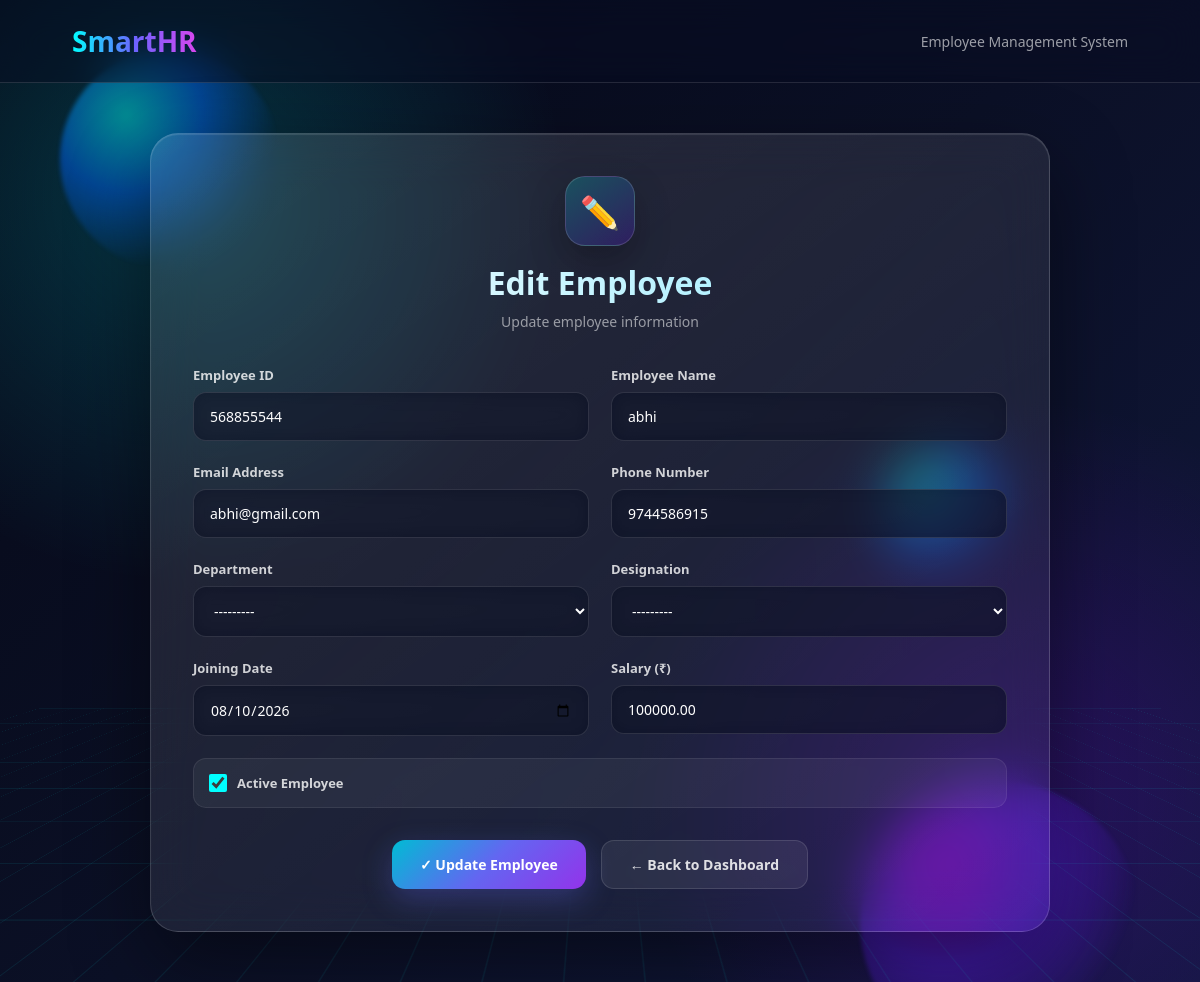
/edit/568855544/ (signed in), run on the app's committed database.
### employees/models.py (models this page shows, shortened)
class Employee(models.Model):
    DEPARTMENT_CHOICES = [
        ("HR", "Human Resources"),
        ("IT", "Information Technology"),
        ("Finance", "Finance"),
        ("Accounting", "Accounting"),
        ("Sales", "Sales"),
        ("Marketing", "Marketing"),
        ("Operations", "Operations"),
        ("Administration", "Administration"),
        ("Customer Support", "Customer Support"),
        ("Research & Development", "Research & Development"),
        ("Production", "Production"),
        ("Quality Assurance", "Quality Assurance"),
        ("Legal", "Legal"),
        ("Procurement", "Procurement"),
        ("Supply Chain", "Supply Chain"),
        ("Engineering", "Engineering"),
        ("Design", "Design"),
        ("Security", "Security"),
        ("Management", "Management"),
    ]
    DESIGNATION_CHOICES = [
        ("CEO", "Chief Executive Officer"),
        ("CTO", "Chief Technology Officer"),
        ("CFO", "Chief Financial Officer"),
        ("COO", "Chief Operating Officer"),
        ("HR Manager", "HR Manager"),
        ("HR Executive", "HR Executive"),
        ("HR Assistant", "HR Assistant"),
        ("Project Manager", "Project Manager"),
        ("Team Lead", "Team Lead"),
        ("Software Engineer", "Software Engineer"),
        ("Software Developer", "Software Developer"),
        ("Web Developer", "Web Developer"),
        ("Frontend Developer", "Frontend Developer"),
        ("Backend Developer", "Backend Developer"),
        ("Full Stack Developer", "Full Stack Developer"),
        ("Python Developer", "Python Developer"),
        ("Data Analyst", "Data Analyst"),
        ("Data Scientist", "Data Scientist"),
        ("Business Analyst", "Business Analyst"),
        ("DevOps Engineer", "DevOps Engineer"),
        ("Cloud Engineer", "Cloud Engineer"),
        ("QA Engineer", "QA Engineer"),
        ("System Administrator", "System Administrator"),
        ("UI/UX Designer", "UI/UX Designer"),
        ("Graphic Designer", "Graphic Designer"),
        ("Accountant", "Accountant"),
        ("Finance Manager", "Finance Manager"),
        ("Sales Executive", "Sales Executive"),
        ("Sales Manager", "Sales Manager"),
        ("Marketing Executive", "Marketing Executive"),
        ("Marketing Manager", "Marketing Manager"),
        ("Customer Support Executive", "Customer Support Executive"),
        ("Business Development Executive", "Business Development Executive"),
        ("Operations Manager", "Operations Manager"),
        ("Operations Executive", "Operations Executive"),
        ("Intern", "Intern"),
        ("Trainee", "Trainee"),
    ]
    employee_id = models.CharField(max_length=20, unique=True)
    name = models.CharField(max_length=100)
    email = models.EmailField(unique=True)
    phone = models.CharField(max_length=15)
    department = models.CharField(
        max_length=100,
        choices=DEPARTMENT_CHOICES
    )
    designation = models.CharField(
        max_length=100,
        choices=DESIGNATION_CHOICES
    )
    joining_date = models.DateField()
    salary = models.DecimalField(
        max_digits=10,
        decimal_places=2
    )
    is_active = models.BooleanField(default=True)

### employees/views.py (the view)
# urls.py: path('edit/<str:employee_id>/', views.edit_employee, name='edit_employee'),
@login_required
def edit_employee(request, employee_id):
    if not is_admin(request.user):
        return redirect('dashboard')
    employee = get_object_or_404(
        Employee,
        employee_id=employee_id
    )
    if request.method == 'POST':
        form = EmployeeForm(
            request.POST,
            instance=employee
        )
        if form.is_valid():
            form.save()
            return redirect('dashboard')
    else:
        form = EmployeeForm(
            instance=employee
        )
    return render(
        request,
        'employees/edit_employee.html',
        {
            'form': form,
            'employee': employee
        }
    )

### employees/forms.py
class EmployeeForm(forms.ModelForm):
    class Meta:
        model = Employee
        fields = [
            'employee_id',
            'name',
            'email',
            'phone',
            'department',
            'designation',
            'joining_date',
            'salary',
            'is_active',
        ]
        widgets = {
            'joining_date': forms.DateInput(
                attrs={
                    'type': 'date'
                }
            ),
            'department': forms.Select(
                attrs={
                    'class': 'form-control'
                }
            ),
            'designation': forms.Select(
                attrs={
                    'class': 'form-control'
                }
            ),
        }

### employees/views.py (called while the page is built)
def is_admin(user):
    return user.is_superuser or user.is_staff

### employees/templates/employees/edit_employee.html (shortened to what this page needs)
<!DOCTYPE html>
<html lang="en">
<head>
</head>
<body>
    <div class="background">
        <div class="orb orb1"></div>
        <div class="orb orb2"></div>
        <div class="orb orb3"></div>
        <div class="grid"></div>
    </div>
    <nav class="navbar">
        <div class="logo">
        </div>
        <div class="nav-text">
            Employee Management System
        </div>
    </nav>
    <main class="main">
        <div class="card">
            <div class="header">
                <div class="icon">
                    ✏️
                </div>
                <h1>
                </h1>
                <p>
                    Update employee information
                </p>
            </div>
            <form method="POST">
                <div class="form-grid">
                    <div class="field">
                        <label>
                            Employee ID
                        </label>
                        <input
                            type="text"
                            value="{{ employee.employee_id }}"
                            disabled
                        >
                    </div>
                    <div class="field">
                        <label>
                            Employee Name
                        </label>
                        {{ form.name }}
                    </div>
                    <div class="field">
                        <label>
                            Email Address
                        </label>
                        {{ form.email }}
                    </div>
                    <div class="field">
                        <label>
                            Phone Number
                        </label>
                        {{ form.phone }}
                    </div>
                    <div class="field">
                        <label>
                            Department
                        </label>
                        {{ form.department }}
                    </div>
                    <div class="field">
                        <label>
                            Designation
                        </label>
                        {{ form.designation }}
                    </div>
                    <div class="field">
                        <label>
                            Joining Date
                        </label>
                        {{ form.joining_date }}
                    </div>
                    <div class="field">
                        <label>
                            Salary (₹)
                        </label>
                        {{ form.salary }}
                    </div>
                    <div class="active-box">
                        {{ form.is_active }}
                        <label>
                            Active Employee
                        </label>
                    </div>
                </div>
                <div class="buttons">
                    <button
                        type="submit"
                        class="update"
                    >
                        ✓ Update Employee
                    </button>
                    <button
                        type="button"
                        class="back"
                        onclick="window.location.href='{% url 'dashboard' %}'"
                    >
                        ← Back to Dashboard
                    </button>
                </div>
            </form>
        </div>
    </main>
</body>
</html>

### employees/templates/employees/edit_employee.html (style rules this page uses)
* { margin: 0; padding: 0; box-sizing: border-box; font-family: "Segoe UI", Arial, sans-serif; }
body { min-height: 100vh; color: white; overflow-x: hidden; background: radial-gradient(circle at 15% 20%, rgba(0,255,255,.18), transparent 30%), radial-gradient(circle at 85% 80%, rgba(140,0,255,.20), transparent 30%), linear-gradient(135deg, #050816, #0b1026, #11183d); }
.background { position: fixed; inset: 0; overflow: hidden; z-index: -1; perspective: 1000px; }
.orb { position: absolute; border-radius: 50%; filter: blur(2px); opacity: .45; animation: float 9s ease-in-out infinite; }
.orb1 { width: 220px; height: 220px; top: 5%; left: 5%; background: radial-gradient(circle at 30% 30%, #00ffff, #0066ff, transparent 70%); }
.orb2 { width: 280px; height: 280px; bottom: -80px; right: 5%; background: radial-gradient(circle at 30% 30%, #c000ff, #651fff, transparent 70%); animation-delay: 2s; }
.orb3 { width: 140px; height: 140px; top: 45%; right: 15%; background: radial-gradient(circle at 30% 30%, #00ff99, #0066ff, transparent 70%); animation-delay: 4s; }
.grid { position: absolute; width: 160%; height: 60%; left: -30%; bottom: -15%; transform: perspective(600px) rotateX(65deg); background-image: linear-gradient( rgba(0,255,255,.08) 1px, transparent 1px ), linear-gradient( 90deg, rgba(0,255,255,.08) 1px, transparent 1px ); background-size: 55px 55px; animation: gridMove 8s linear infinite; }
.navbar { padding: 22px 6%; display: flex; justify-content: space-between; align-items: center; background: rgba(8,13,35,.45); backdrop-filter: blur(18px); border-bottom: 1px solid rgba(255,255,255,.12); }
.logo { font-size: 28px; font-weight: 800; background: linear-gradient( 90deg, #00ffff, #6c63ff, #d946ef ); -webkit-background-clip: text; color: transparent; }
.nav-text { color: rgba(255,255,255,.6); font-size: 14px; }
.main { min-height: calc(100vh - 80px); display: flex; justify-content: center; align-items: center; padding: 50px 20px; }
.card { width: 100%; max-width: 900px; padding: 42px; background: linear-gradient( 145deg, rgba(255,255,255,.12), rgba(255,255,255,.04) ); border: 1px solid rgba(255,255,255,.16); border-radius: 28px; backdrop-filter: blur(25px); box-shadow: 0 30px 80px rgba(0,0,0,.45), inset 0 1px 1px rgba(255,255,255,.12); position: relative; overflow: hidden; animation: cardAppear 1s ease; }
.header { text-align: center; margin-bottom: 35px; }
.icon { width: 70px; height: 70px; margin: auto auto 15px; display: flex; justify-content: center; align-items: center; border-radius: 20px; font-size: 32px; background: linear-gradient( 145deg, rgba(0,255,255,.20), rgba(100,0,255,.20) ); border: 1px solid rgba(255,255,255,.15); box-shadow: 0 15px 35px rgba(0,0,0,.25); }
h1 { font-size: 32px; background: linear-gradient( 90deg, white, #8be9ff ); -webkit-background-clip: text; color: transparent; margin-bottom: 8px; }
.header p { color: rgba(255,255,255,.55); font-size: 14px; }
.form-grid { display: grid; grid-template-columns: 1fr 1fr; gap: 22px; position: relative; z-index: 2; }
.field { display: flex; flex-direction: column; }
label { margin-bottom: 8px; font-size: 13px; font-weight: 600; color: rgba(255,255,255,.8); }
input, select { width: 100%; padding: 14px 16px; border-radius: 13px; border: 1px solid rgba(255,255,255,.12); outline: none; color: white; background: rgba(5,10,30,.60); backdrop-filter: blur(10px); font-size: 14px; transition: .3s; }
input::placeholder { color: rgba(255,255,255,.32); }
select { cursor: pointer; }
select option { background: #111936; color: white; }
.active-box { grid-column: 1 / -1; display: flex; align-items: center; gap: 10px; padding: 15px; border-radius: 13px; background: rgba(255,255,255,.05); border: 1px solid rgba(255,255,255,.08); }
.active-box input { width: 18px; height: 18px; accent-color: #00ffff; transform: none; }
.active-box label { margin: 0; }
.buttons { margin-top: 32px; display: flex; justify-content: center; gap: 15px; }
button { border: none; padding: 14px 28px; border-radius: 13px; font-size: 14px; font-weight: 700; cursor: pointer; transition: .35s; }
.update { color: white; background: linear-gradient( 135deg, #00bcd4, #6366f1, #9333ea ); box-shadow: 0 10px 30px rgba(99,102,241,.30); }
.back { color: rgba(255,255,255,.85); background: rgba(255,255,255,.07); border: 1px solid rgba(255,255,255,.12); }

### data on the page
Employee: employee_id "568855544", name "abhi", email "abhi@gmail.com", phone "9744586915", department "---------", designation "---------", joining_date "08/10/2026", salary "100000.00", is_active "☑"
